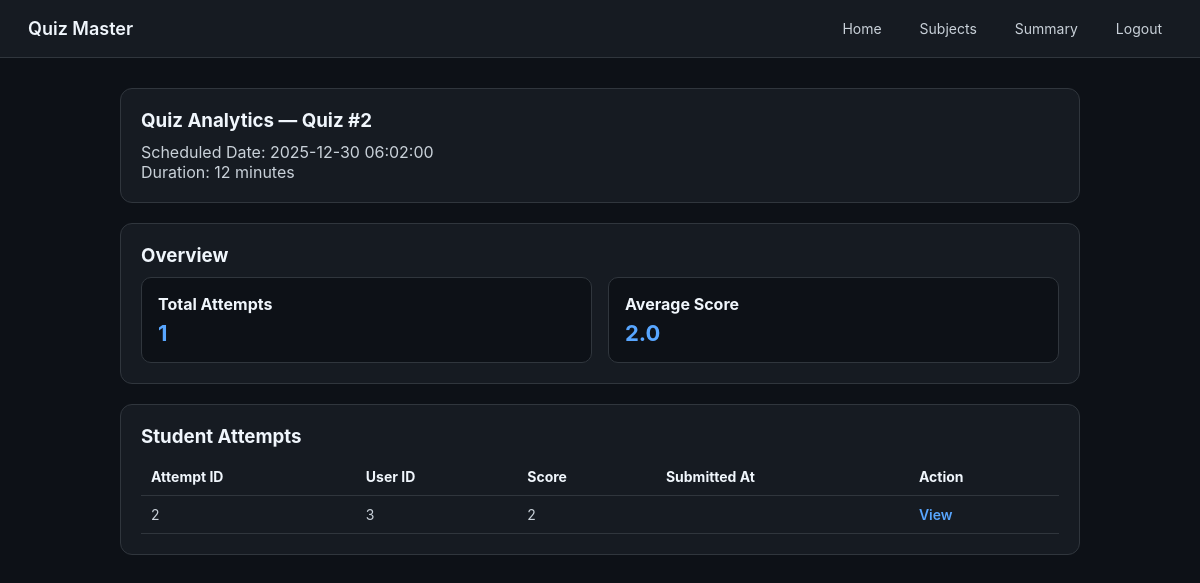
The page /teacher/quizzes/2/analytics (signed in) on the database its author committed.
### controller/models.py (models this page shows)
class Quiz(db.Model):
    __tablename__ = "quiz"
    quiz_id = db.Column(db.Integer, primary_key=True)
    chapter_id = db.Column(
        db.Integer,
        db.ForeignKey("chapter.chapter_id"),
        nullable=False
    )
    scheduled_date = db.Column(db.DateTime, nullable=False)
    duration = db.Column(db.Integer, nullable=False)  # minutes
    status = db.Column(db.String(20), default="active")
    questions = db.relationship(
        "Question",
        backref="quiz",
        cascade="all, delete-orphan"
    )
    attempts = db.relationship(
        "QuizAttempt",
        backref="quiz",
        cascade="all, delete-orphan"
    )

class QuizAttempt(db.Model):
    __tablename__ = "quiz_attempt"
    attempt_id = db.Column(db.Integer, primary_key=True)
    user_id = db.Column(
        db.Integer,
        db.ForeignKey("user.user_id"),
        nullable=False
    )
    quiz_id = db.Column(
        db.Integer,
        db.ForeignKey("quiz.quiz_id"),
        nullable=False
    )
    start_time = db.Column(db.DateTime, default=datetime.utcnow)
    end_time = db.Column(db.DateTime)
    score = db.Column(db.Integer, default=0)
    total_questions = db.Column(db.Integer)
    submitted = db.Column(db.Boolean, default=False)
    violations = db.Column(db.Integer, default=0)
    answers = db.relationship(
        "UserAnswer",
        backref="attempt",
        cascade="all, delete-orphan"
    )

### main.py (the view)
@app.route("/teacher/quizzes/<int:quiz_id>/analytics")
@login_required
@role_required("teacher")
def quiz_analytics(quiz_id):
    quiz = Quiz.query.get_or_404(quiz_id)
    attempts = (
        QuizAttempt.query
        .filter_by(quiz_id=quiz_id, submitted=True)
        .all()
    )
    total = len(attempts)
    average = round(
        sum(a.score for a in attempts) / total, 2
    ) if total > 0 else 0
    return render_template(
        "teacher/quiz_analytics.html",
        quiz=quiz,
        attempts=attempts,
        total_attempts=total,
        average_score=average
    )

### main.py (called while the page is built)
def login_required(f):
    @wraps(f)
    def wrapper(*args, **kwargs):
        if "user_id" not in session:
            flash("Please login first")
            return redirect(url_for("login"))
        return f(*args, **kwargs)
    return wrapper

def role_required(required_role):
    def decorator(f):
        @wraps(f)
        def wrapper(*args, **kwargs):
            if session.get("role") != required_role:
                flash("Unauthorized access")
                return redirect(url_for("login"))
            return f(*args, **kwargs)
        return wrapper
    return decorator

### templates/TEACHER/quiz_analytics.html (shortened to what this page needs)
<!DOCTYPE html>
<html lang="en">
<head>
</head>
<body>
<nav class="navbar">
    <div class="brand">Quiz Master</div>
    <div class="nav-links">
        <a class="nav-link" href="{{ url_for('teacher_dashboard') }}">Home</a>
        <a class="nav-link" href="{{ url_for('teacher_subjects') }}">Subjects</a>
        <a class="nav-link" href="{{ url_for('teacher_results') }}">Summary</a>
        <a class="nav-link" href="{{ url_for('logout') }}">Logout</a>
    </div>
</nav>
<div class="container">
    <div class="card">
        <h3>Quiz Analytics — Quiz #{{ quiz.quiz_id }}</h3>
        <p>
            Scheduled Date: {{ quiz.scheduled_date }} <br>
            Duration: {{ quiz.duration }} minutes
        </p>
    </div>
    <div class="card">
        <h3>Overview</h3>
        <div class="stats">
            <div class="stat-box">
                <h4>Total Attempts</h4>
                <p>{{ total_attempts }}</p>
            </div>
            <div class="stat-box">
                <h4>Average Score</h4>
                <p>{{ average_score }}</p>
            </div>
        </div>
    </div>
    <div class="card">
        <h3>Student Attempts</h3>
        {% if attempts %}
        <table>
            <thead>
                <tr>
                    <th>Attempt ID</th>
                    <th>User ID</th>
                    <th>Score</th>
                    <th>Submitted At</th>
                    <th>Action</th>
                </tr>
            </thead>
            <tbody>
                {% for a in attempts %}
                <tr>
                    <td>{{ a.attempt_id }}</td>
                    <td>{{ a.user_id }}</td>
                    <td>{{ a.score }}</td>
                    <td>{{ a.submitted_at }}</td>
                    <td>
                        <a class="view-link"
                           href="{{ url_for('teacher_result_detail', attempt_id=a.attempt_id) }}">
                           View
                        </a>
                    </td>
                </tr>
                {% endfor %}
            </tbody>
        </table>
        {% else %}
            <p>No attempts yet.</p>
        {% endif %}
    </div>
</div>
</body>
</html>

### templates/TEACHER/quiz_analytics.html (style rules this page uses)
:root { --bg:#0d1117; --panel:#161b22; --border:#30363d; --text:#c9d1d9; --white:#f0f6fc; --accent:#58a6ff; }
* { margin:0; padding:0; box-sizing:border-box; font-family:-apple-system,BlinkMacSystemFont,"Segoe UI",Arial; }
body { background:var(--bg); color:var(--text); min-height:100vh; }
.navbar { display:flex; justify-content:space-between; align-items:center; padding:14px 28px; background:var(--panel); border-bottom:1px solid var(--border); }
.brand { font-size:18px; font-weight:600; color:var(--white); }
.nav-links { display:flex; gap:18px; }
.nav-link { color:var(--text); text-decoration:none; font-size:14px; padding:6px 10px; border-radius:6px; }
.container { max-width:1000px; margin:30px auto; padding:0 20px; }
.card { background:var(--panel); border:1px solid var(--border); border-radius:12px; padding:20px; margin-bottom:20px; }
.card h3 { color:var(--white); margin-bottom:10px; }
.stats { display:grid; grid-template-columns:repeat(auto-fit,minmax(220px,1fr)); gap:16px; }
.stat-box { background:#0d1117; border:1px solid var(--border); border-radius:10px; padding:16px; }
.stat-box h4 { color:var(--white); margin-bottom:6px; }
.stat-box p { font-size:22px; font-weight:700; color:var(--accent); }
table { width:100%; border-collapse:collapse; margin-top:10px; }
th, td { padding:10px; border-bottom:1px solid var(--border); font-size:14px; }
th { text-align:left; color:var(--white); }
.view-link { color:var(--accent); text-decoration:none; font-weight:600; }

### rows shown on the page
Quiz: quiz_id "2", scheduled_date "2025-12-30 06:02:00", duration "12"
QuizAttempt: attempt_id "2", user_id "3", score "2"

### other values the page prints
{{ total_attempts }} "1"
{{ average_score }} "2.0"
